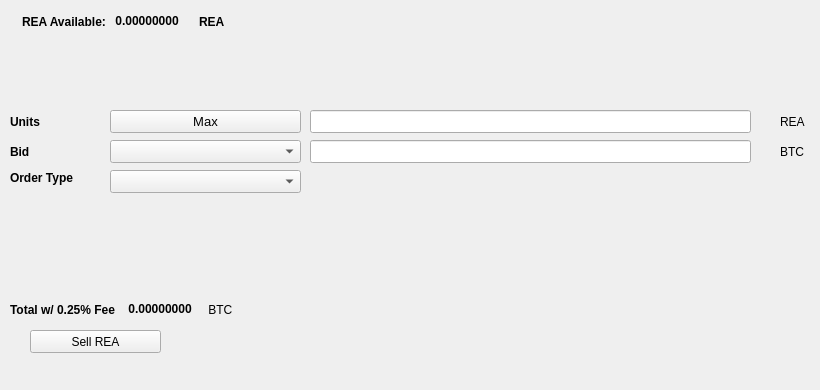
   <widget class="QWidget" name="SellTab">
    <attribute name="title">
     <string>Sell</string>
    </attribute>
    <widget class="QLabel" name="label_16">
     <property name="geometry">
      <rect>
       <x>780</x>
       <y>140</y>
       <width>31</width>
       <height>23</height>
      </rect>
     </property>
     <property name="text">
      <string>BTC</string>
     </property>
    </widget>
    <widget class="QComboBox" name="SellBidcomboBox">
     <property name="geometry">
      <rect>
       <x>110</x>
       <y>140</y>
       <width>191</width>
       <height>23</height>
      </rect>
     </property>
     <property name="font">
      <font>
       <pointsize>10</pointsize>
      </font>
     </property>
    </widget>
    <widget class="QLabel" name="label_18">
     <property name="geometry">
      <rect>
       <x>10</x>
       <y>110</y>
       <width>46</width>
       <height>23</height>
      </rect>
     </property>
     <property name="font">
      <font>
       <weight>75</weight>
       <bold>true</bold>
      </font>
     </property>
     <property name="text">
      <string>Units</string>
     </property>
    </widget>
    <widget class="QPushButton" name="Sell_Max_Amount">
     <property name="geometry">
      <rect>
       <x>110</x>
       <y>110</y>
       <width>191</width>
       <height>23</height>
      </rect>
     </property>
     <property name="font">
      <font>
       <pointsize>10</pointsize>
      </font>
     </property>
     <property name="text">
      <string>Max</string>
     </property>
    </widget>
    <widget class="QLabel" name="label_20">
     <property name="geometry">
      <rect>
       <x>10</x>
       <y>170</y>
       <width>91</width>
       <height>16</height>
      </rect>
     </property>
     <property name="font">
      <font>
       <weight>75</weight>
       <bold>true</bold>
      </font>
     </property>
     <property name="text">
      <string>Order Type</string>
     </property>
    </widget>
    <widget class="QComboBox" name="SellOrdertypeCombo">
     <property name="geometry">
      <rect>
       <x>110</x>
       <y>170</y>
       <width>191</width>
       <height>23</height>
      </rect>
     </property>
     <property name="font">
      <font>
       <pointsize>10</pointsize>
      </font>
     </property>
    </widget>
    <widget class="QLabel" name="label_21">
     <property name="geometry">
      <rect>
       <x>10</x>
       <y>140</y>
       <width>46</width>
       <height>23</height>
      </rect>
     </property>
     <property name="font">
      <font>
       <weight>75</weight>
       <bold>true</bold>
      </font>
     </property>
     <property name="text">
      <string>Bid</string>
     </property>
    </widget>
    <widget class="QLabel" name="label_22">
     <property name="geometry">
      <rect>
       <x>780</x>
       <y>110</y>
       <width>31</width>
       <height>23</height>
      </rect>
     </property>
     <property name="text">
      <string>REA</string>
     </property>
    </widget>
    <widget class="QLineEdit" name="UnitsInputREA">
     <property name="geometry">
      <rect>
       <x>310</x>
       <y>110</y>
       <width>441</width>
       <height>23</height>
      </rect>
     </property>
     <property name="font">
      <font>
       <pointsize>9</pointsize>
       <weight>75</weight>
       <bold>true</bold>
      </font>
     </property>
    </widget>
    <widget class="QLineEdit" name="SellBidPriceEdit">
     <property name="geometry">
      <rect>
       <x>310</x>
       <y>140</y>
       <width>441</width>
       <height>23</height>
      </rect>
     </property>
     <property name="font">
      <font>
       <pointsize>9</pointsize>
       <weight>75</weight>
       <bold>true</bold>
      </font>
     </property>
    </widget>
    <widget class="QPushButton" name="SellREABTN">
     <property name="geometry">
      <rect>
       <x>30</x>
       <y>330</y>
       <width>131</width>
       <height>23</height>
      </rect>
     </property>
     <property name="text">
      <string>Sell REA</string>
     </property>
     <property name="icon">
      <iconset resource="../rea">
       <normaloff>:/icons/bitcoin</normaloff>:/icons/bitcoin</iconset>
     </property>
    </widget>
    <widget class="QWidget" name="layoutWidget3">
     <property name="geometry">
      <rect>
       <x>22</x>
       <y>12</y>
       <width>258</width>
       <height>19</height>
      </rect>
     </property>
     <layout class="QHBoxLayout" name="horizontalLayout">
      <item>
       <widget class="QLabel" name="label232_2">
        <property name="font">
         <font>
          <weight>75</weight>
          <bold>true</bold>
         </font>
        </property>
        <property name="text">
         <string>REA Available:</string>
        </property>
       </widget>
      </item>
      <item>
       <widget class="QLabel" name="REAAvailableLabel">
        <property name="palette">
         <palette>
          <active>
           <colorrole role="WindowText">
            <brush brushstyle="SolidPattern">
             <color alpha="255">
              <red>0</red>
              <green>0</green>
              <blue>0</blue>
             </color>
            </brush>
           </colorrole>
           <colorrole role="Button">
            <brush brushstyle="SolidPattern">
             <color alpha="255">
              <red>0</red>
              <green>170</green>
              <blue>0</blue>
             </color>
            </brush>
           </colorrole>
           <colorrole role="Light">
            <brush brushstyle="SolidPattern">
             <color alpha="255">
              <red>0</red>
              <green>255</green>
              <blue>0</blue>
             </color>
            </brush>
           </colorrole>
           <colorrole role="Midlight">
            <brush brushstyle="SolidPattern">
             <color alpha="255">
              <red>0</red>
              <green>212</green>
              <blue>0</blue>
             </color>
            </brush>
           </colorrole>
           <colorrole role="Dark">
            <brush brushstyle="SolidPattern">
             <color alpha="255">
              <red>0</red>
              <green>85</green>
              <blue>0</blue>
             </color>
            </brush>
           </colorrole>
           <colorrole role="Mid">
            <brush brushstyle="SolidPattern">
             <color alpha="255">
              <red>0</red>
              <green>113</green>
              <blue>0</blue>
             </color>
            </brush>
           </colorrole>
           <colorrole role="Text">
            <brush brushstyle="SolidPattern">
             <color alpha="255">
              <red>0</red>
              <green>170</green>
              <blue>0</blue>
             </color>
            </brush>
           </colorrole>
           <colorrole role="BrightText">
            <brush brushstyle="SolidPattern">
             <color alpha="255">
              <red>255</red>
              <green>255</green>
              <blue>255</blue>
             </color>
            </brush>
           </colorrole>
           <colorrole role="ButtonText">
            <brush brushstyle="SolidPattern">
             <color alpha="255">
              <red>0</red>
              <green>0</green>
              <blue>0</blue>
             </color>
            </brush>
           </colorrole>
           <colorrole role="Base">
            <brush brushstyle="SolidPattern">
             <color alpha="255">
              <red>255</red>
              <green>255</green>
              <blue>255</blue>
             </color>
            </brush>
           </colorrole>
           <colorrole role="Window">
            <brush brushstyle="SolidPattern">
             <color alpha="255">
              <red>0</red>
              <green>170</green>
              <blue>0</blue>
             </color>
            </brush>
           </colorrole>
           <colorrole role="Shadow">
            <brush brushstyle="SolidPattern">
             <color alpha="255">
              <red>0</red>
              <green>0</green>
              <blue>0</blue>
             </color>
            </brush>
           </colorrole>
           <colorrole role="AlternateBase">
            <brush brushstyle="SolidPattern">
             <color alpha="255">
              <red>127</red>
              <green>212</green>
              <blue>127</blue>
             </color>
            </brush>
           </colorrole>
           <colorrole role="ToolTipBase">
            <brush brushstyle="SolidPattern">
             <color alpha="255">
              <red>255</red>
              <green>255</green>
              <blue>220</blue>
             </color>
            </brush>
           </colorrole>
           <colorrole role="ToolTipText">
            <brush brushstyle="SolidPattern">
             <color alpha="255">
              <red>0</red>
              <green>0</green>
              <blue>0</blue>
             </color>
            </brush>
           </colorrole>
          </active>
          <inactive>
           <colorrole role="WindowText">
            <brush brushstyle="SolidPattern">
             <color alpha="255">
              <red>0</red>
              <green>0</green>
              <blue>0</blue>
             </color>
            </brush>
           </colorrole>
           <colorrole role="Button">
            <brush brushstyle="SolidPattern">
             <color alpha="255">
              <red>0</red>
              <green>170</green>
              <blue>0</blue>
             </color>
            </brush>
           </colorrole>
           <colorrole role="Light">
            <brush brushstyle="SolidPattern">
             <color alpha="255">
              <red>0</red>
              <green>255</green>
              <blue>0</blue>
             </color>
            </brush>
           </colorrole>
           <colorrole role="Midlight">
            <brush brushstyle="SolidPattern">
             <color alpha="255">
              <red>0</red>
              <green>212</green>
              <blue>0</blue>
             </color>
            </brush>
           </colorrole>
           <colorrole role="Dark">
            <brush brushstyle="SolidPattern">
             <color alpha="255">
              <red>0</red>
              <green>85</green>
              <blue>0</blue>
             </color>
            </brush>
           </colorrole>
           <colorrole role="Mid">
            <brush brushstyle="SolidPattern">
             <color alpha="255">
              <red>0</red>
              <green>113</green>
              <blue>0</blue>
             </color>
            </brush>
           </colorrole>
           <colorrole role="Text">
            <brush brushstyle="SolidPattern">
             <color alpha="255">
              <red>0</red>
              <green>170</green>
              <blue>0</blue>
             </color>
            </brush>
           </colorrole>
           <colorrole role="BrightText">
            <brush brushstyle="SolidPattern">
             <color alpha="255">
              <red>255</red>
              <green>255</green>
              <blue>255</blue>
             </color>
            </brush>
           </colorrole>
           <colorrole role="ButtonText">
            <brush brushstyle="SolidPattern">
             <color alpha="255">
              <red>0</red>
              <green>0</green>
              <blue>0</blue>
             </color>
            </brush>
           </colorrole>
           <colorrole role="Base">
            <brush brushstyle="SolidPattern">
             <color alpha="255">
              <red>255</red>
              <green>255</green>
              <blue>255</blue>
             </color>
            </brush>
           </colorrole>
           <colorrole role="Window">
            <brush brushstyle="SolidPattern">
             <color alpha="255">
              <red>0</red>
              <green>170</green>
              <blue>0</blue>
             </color>
            </brush>
           </colorrole>
           <colorrole role="Shadow">
            <brush brushstyle="SolidPattern">
             <color alpha="255">
              <red>0</red>
              <green>0</green>
              <blue>0</blue>
             </color>
            </brush>
           </colorrole>
           <colorrole role="AlternateBase">
            <brush brushstyle="SolidPattern">
             <color alpha="255">
              <red>127</red>
              <green>212</green>
              <blue>127</blue>
             </color>
            </brush>
           </colorrole>
           <colorrole role="ToolTipBase">
            <brush brushstyle="SolidPattern">
             <color alpha="255">
              <red>255</red>
              <green>255</green>
              <blue>220</blue>
             </color>
            </brush>
           </colorrole>
           <colorrole role="ToolTipText">
            <brush brushstyle="SolidPattern">
             <color alpha="255">
              <red>0</red>
              <green>0</green>
              <blue>0</blue>
             </color>
            </brush>
           </colorrole>
          </inactive>
          <disabled>
           <colorrole role="WindowText">
            <brush brushstyle="SolidPattern">
             <color alpha="255">
              <red>0</red>
              <green>85</green>
              <blue>0</blue>
             </color>
            </brush>
           </colorrole>
           <colorrole role="Button">
            <brush brushstyle="SolidPattern">
             <color alpha="255">
              <red>0</red>
              <green>170</green>
              <blue>0</blue>
             </color>
            </brush>
           </colorrole>
           <colorrole role="Light">
            <brush brushstyle="SolidPattern">
             <color alpha="255">
              <red>0</red>
              <green>255</green>
              <blue>0</blue>
             </color>
            </brush>
           </colorrole>
           <colorrole role="Midlight">
            <brush brushstyle="SolidPattern">
             <color alpha="255">
              <red>0</red>
              <green>212</green>
              <blue>0</blue>
             </color>
            </brush>
           </colorrole>
           <colorrole role="Dark">
            <brush brushstyle="SolidPattern">
             <color alpha="255">
              <red>0</red>
              <green>85</green>
              <blue>0</blue>
             </color>
            </brush>
           </colorrole>
           <colorrole role="Mid">
            <brush brushstyle="SolidPattern">
             <color alpha="255">
              <red>0</red>
              <green>113</green>
              <blue>0</blue>
             </color>
            </brush>
           </colorrole>
           <colorrole role="Text">
            <brush brushstyle="SolidPattern">
             <color alpha="255">
              <red>0</red>
              <green>85</green>
              <blue>0</blue>
             </color>
            </brush>
           </colorrole>
           <colorrole role="BrightText">
            <brush brushstyle="SolidPattern">
             <color alpha="255">
              <red>255</red>
              <green>255</green>
              <blue>255</blue>
             </color>
            </brush>
           </colorrole>
           <colorrole role="ButtonText">
            <brush brushstyle="SolidPattern">
             <color alpha="255">
              <red>0</red>
              <green>85</green>
              <blue>0</blue>
             </color>
            </brush>
           </colorrole>
           <colorrole role="Base">
            <brush brushstyle="SolidPattern">
             <color alpha="255">
              <red>0</red>
              <green>170</green>
              <blue>0</blue>
             </color>
            </brush>
           </colorrole>
           <colorrole role="Window">
            <brush brushstyle="SolidPattern">
             <color alpha="255">
              <red>0</red>
              <green>170</green>
              <blue>0</blue>
             </color>
            </brush>
           </colorrole>
           <colorrole role="Shadow">
            <brush brushstyle="SolidPattern">
             <color alpha="255">
              <red>0</red>
              <green>0</green>
              <blue>0</blue>
             </color>
            </brush>
           </colorrole>
           <colorrole role="AlternateBase">
            <brush brushstyle="SolidPattern">
             <color alpha="255">
              <red>0</red>
              <green>170</green>
              <blue>0</blue>
             </color>
            </brush>
           </colorrole>
           <colorrole role="ToolTipBase">
            <brush brushstyle="SolidPattern">
             <color alpha="255">
              <red>255</red>
              <green>255</green>
              <blue>220</blue>
             </color>
            </brush>
           </colorrole>
           <colorrole role="ToolTipText">
            <brush brushstyle="SolidPattern">
             <color alpha="255">
              <red>0</red>
              <green>0</green>
              <blue>0</blue>
             </color>
            </brush>
           </colorrole>
          </disabled>
         </palette>
        </property>
        <property name="font">
         <font>
          <weight>75</weight>
          <bold>true</bold>
         </font>
        </property>
        <property name="text">
         <string> 0.00000000 </string>
        </property>
        <property name="textInteractionFlags">
         <set>Qt::LinksAccessibleByMouse|Qt::TextSelectableByKeyboard|Qt::TextSelectableByMouse</set>
        </property>
       </widget>
      </item>
      <item>
       <widget class="QLabel" name="labelREA">
        <property name="font">
         <font>
          <weight>75</weight>
          <bold>true</bold>
         </font>
        </property>
        <property name="text">
         <string>REA</string>
        </property>
       </widget>
      </item>
     </layout>
    </widget>
    <widget class="QWidget" name="layoutWidget">
     <property name="geometry">
      <rect>
       <x>10</x>
       <y>300</y>
       <width>268</width>
       <height>19</height>
      </rect>
     </property>
     <layout class="QHBoxLayout" name="horizontalLayout_2">
      <item>
       <widget class="QLabel" name="label_19">
        <property name="font">
         <font>
          <weight>75</weight>
          <bold>true</bold>
         </font>
        </property>
        <property name="text">
         <string>Total w/ 0.25% Fee </string>
        </property>
       </widget>
      </item>
      <item>
       <widget class="QLabel" name="SellCostLabel">
        <property name="palette">
         <palette>
          <active>
           <colorrole role="WindowText">
            <brush brushstyle="SolidPattern">
             <color alpha="255">
              <red>0</red>
              <green>0</green>
              <blue>0</blue>
             </color>
            </brush>
           </colorrole>
           <colorrole role="Button">
            <brush brushstyle="SolidPattern">
             <color alpha="255">
              <red>0</red>
              <green>170</green>
              <blue>0</blue>
             </color>
            </brush>
           </colorrole>
           <colorrole role="Light">
            <brush brushstyle="SolidPattern">
             <color alpha="255">
              <red>0</red>
              <green>255</green>
              <blue>0</blue>
             </color>
            </brush>
           </colorrole>
           <colorrole role="Midlight">
            <brush brushstyle="SolidPattern">
             <color alpha="255">
              <red>0</red>
              <green>212</green>
              <blue>0</blue>
             </color>
            </brush>
           </colorrole>
           <colorrole role="Dark">
            <brush brushstyle="SolidPattern">
             <color alpha="255">
              <red>0</red>
              <green>85</green>
              <blue>0</blue>
             </color>
            </brush>
           </colorrole>
           <colorrole role="Mid">
            <brush brushstyle="SolidPattern">
             <color alpha="255">
              <red>0</red>
              <green>113</green>
              <blue>0</blue>
             </color>
            </brush>
           </colorrole>
           <colorrole role="Text">
            <brush brushstyle="SolidPattern">
             <color alpha="255">
              <red>0</red>
              <green>170</green>
              <blue>0</blue>
             </color>
            </brush>
           </colorrole>
           <colorrole role="BrightText">
            <brush brushstyle="SolidPattern">
             <color alpha="255">
              <red>255</red>
              <green>255</green>
              <blue>255</blue>
             </color>
            </brush>
           </colorrole>
           <colorrole role="ButtonText">
            <brush brushstyle="SolidPattern">
             <color alpha="255">
              <red>0</red>
              <green>0</green>
              <blue>0</blue>
             </color>
            </brush>
           </colorrole>
           <colorrole role="Base">
            <brush brushstyle="SolidPattern">
             <color alpha="255">
              <red>255</red>
              <green>255</green>
              <blue>255</blue>
             </color>
            </brush>
           </colorrole>
           <colorrole role="Window">
            <brush brushstyle="SolidPattern">
             <color alpha="255">
              <red>0</red>
              <green>170</green>
              <blue>0</blue>
             </color>
            </brush>
           </colorrole>
           <colorrole role="Shadow">
            <brush brushstyle="SolidPattern">
             <color alpha="255">
              <red>0</red>
              <green>0</green>
              <blue>0</blue>
             </color>
            </brush>
           </colorrole>
           <colorrole role="AlternateBase">
            <brush brushstyle="SolidPattern">
             <color alpha="255">
              <red>127</red>
              <green>212</green>
              <blue>127</blue>
             </color>
            </brush>
           </colorrole>
           <colorrole role="ToolTipBase">
            <brush brushstyle="SolidPattern">
             <color alpha="255">
              <red>255</red>
              <green>255</green>
              <blue>220</blue>
             </color>
            </brush>
           </colorrole>
           <colorrole role="ToolTipText">
            <brush brushstyle="SolidPattern">
             <color alpha="255">
              <red>0</red>
              <green>0</green>
              <blue>0</blue>
             </color>
            </brush>
           </colorrole>
          </active>
          <inactive>
           <colorrole role="WindowText">
            <brush brushstyle="SolidPattern">
             <color alpha="255">
              <red>0</red>
              <green>0</green>
              <blue>0</blue>
             </color>
            </brush>
           </colorrole>
           <colorrole role="Button">
            <brush brushstyle="SolidPattern">
             <color alpha="255">
              <red>0</red>
              <green>170</green>
              <blue>0</blue>
             </color>
            </brush>
           </colorrole>
           <colorrole role="Light">
            <brush brushstyle="SolidPattern">
             <color alpha="255">
              <red>0</red>
              <green>255</green>
              <blue>0</blue>
             </color>
            </brush>
           </colorrole>
           <colorrole role="Midlight">
            <brush brushstyle="SolidPattern">
             <color alpha="255">
              <red>0</red>
              <green>212</green>
              <blue>0</blue>
             </color>
            </brush>
           </colorrole>
           <colorrole role="Dark">
            <brush brushstyle="SolidPattern">
             <color alpha="255">
              <red>0</red>
              <green>85</green>
              <blue>0</blue>
             </color>
            </brush>
           </colorrole>
           <colorrole role="Mid">
            <brush brushstyle="SolidPattern">
             <color alpha="255">
              <red>0</red>
              <green>113</green>
              <blue>0</blue>
             </color>
            </brush>
           </colorrole>
           <colorrole role="Text">
            <brush brushstyle="SolidPattern">
             <color alpha="255">
              <red>0</red>
              <green>170</green>
              <blue>0</blue>
             </color>
            </brush>
           </colorrole>
           <colorrole role="BrightText">
            <brush brushstyle="SolidPattern">
             <color alpha="255">
              <red>255</red>
              <green>255</green>
              <blue>255</blue>
             </color>
            </brush>
           </colorrole>
           <colorrole role="ButtonText">
            <brush brushstyle="SolidPattern">
             <color alpha="255">
              <red>0</red>
              <green>0</green>
              <blue>0</blue>
             </color>
            </brush>
           </colorrole>
           <colorrole role="Base">
            <brush brushstyle="SolidPattern">
             <color alpha="255">
              <red>255</red>
              <green>255</green>
              <blue>255</blue>
             </color>
            </brush>
           </colorrole>
           <colorrole role="Window">
            <brush brushstyle="SolidPattern">
             <color alpha="255">
              <red>0</red>
              <green>170</green>
              <blue>0</blue>
             </color>
            </brush>
           </colorrole>
           <colorrole role="Shadow">
            <brush brushstyle="SolidPattern">
             <color alpha="255">
              <red>0</red>
              <green>0</green>
              <blue>0</blue>
             </color>
            </brush>
           </colorrole>
           <colorrole role="AlternateBase">
            <brush brushstyle="SolidPattern">
             <color alpha="255">
              <red>127</red>
              <green>212</green>
              <blue>127</blue>
             </color>
            </brush>
           </colorrole>
           <colorrole role="ToolTipBase">
            <brush brushstyle="SolidPattern">
             <color alpha="255">
              <red>255</red>
              <green>255</green>
              <blue>220</blue>
             </color>
            </brush>
           </colorrole>
           <colorrole role="ToolTipText">
            <brush brushstyle="SolidPattern">
             <color alpha="255">
              <red>0</red>
              <green>0</green>
              <blue>0</blue>
             </color>
            </brush>
           </colorrole>
          </inactive>
          <disabled>
           <colorrole role="WindowText">
            <brush brushstyle="SolidPattern">
             <color alpha="255">
              <red>0</red>
              <green>85</green>
              <blue>0</blue>
             </color>
            </brush>
           </colorrole>
           <colorrole role="Button">
            <brush brushstyle="SolidPattern">
             <color alpha="255">
              <red>0</red>
              <green>170</green>
              <blue>0</blue>
             </color>
            </brush>
           </colorrole>
           <colorrole role="Light">
            <brush brushstyle="SolidPattern">
             <color alpha="255">
              <red>0</red>
              <green>255</green>
              <blue>0</blue>
             </color>
            </brush>
           </colorrole>
           <colorrole role="Midlight">
            <brush brushstyle="SolidPattern">
             <color alpha="255">
              <red>0</red>
              <green>212</green>
              <blue>0</blue>
             </color>
            </brush>
           </colorrole>
           <colorrole role="Dark">
            <brush brushstyle="SolidPattern">
             <color alpha="255">
              <red>0</red>
              <green>85</green>
              <blue>0</blue>
             </color>
            </brush>
           </colorrole>
           <colorrole role="Mid">
            <brush brushstyle="SolidPattern">
             <color alpha="255">
              <red>0</red>
              <green>113</green>
              <blue>0</blue>
             </color>
            </brush>
           </colorrole>
           <colorrole role="Text">
            <brush brushstyle="SolidPattern">
             <color alpha="255">
              <red>0</red>
              <green>85</green>
              <blue>0</blue>
             </color>
            </brush>
           </colorrole>
           <colorrole role="BrightText">
            <brush brushstyle="SolidPattern">
             <color alpha="255">
              <red>255</red>
              <green>255</green>
              <blue>255</blue>
             </color>
            </brush>
           </colorrole>
           <colorrole role="ButtonText">
            <brush brushstyle="SolidPattern">
             <color alpha="255">
              <red>0</red>
              <green>85</green>
              <blue>0</blue>
             </color>
            </brush>
           </colorrole>
           <colorrole role="Base">
            <brush brushstyle="SolidPattern">
             <color alpha="255">
              <red>0</red>
              <green>170</green>
              <blue>0</blue>
             </color>
            </brush>
           </colorrole>
           <colorrole role="Window">
            <brush brushstyle="SolidPattern">
             <color alpha="255">
              <red>0</red>
              <green>170</green>
              <blue>0</blue>
             </color>
            </brush>
           </colorrole>
           <colorrole role="Shadow">
            <brush brushstyle="SolidPattern">
             <color alpha="255">
              <red>0</red>
              <green>0</green>
              <blue>0</blue>
             </color>
            </brush>
           </colorrole>
           <colorrole role="AlternateBase">
            <brush brushstyle="SolidPattern">
             <color alpha="255">
              <red>0</red>
              <green>170</green>
              <blue>0</blue>
             </color>
            </brush>
           </colorrole>
           <colorrole role="ToolTipBase">
            <brush brushstyle="SolidPattern">
             <color alpha="255">
              <red>255</red>
              <green>255</green>
              <blue>220</blue>
             </color>
            </brush>
           </colorrole>
           <colorrole role="ToolTipText">
            <brush brushstyle="SolidPattern">
             <color alpha="255">
              <red>0</red>
              <green>0</green>
              <blue>0</blue>
             </color>
            </brush>
           </colorrole>
          </disabled>
         </palette>
        </property>
        <property name="font">
         <font>
          <weight>75</weight>
          <bold>true</bold>
         </font>
        </property>
        <property name="autoFillBackground">
         <bool>false</bool>
        </property>
        <property name="text">
         <string> 0.00000000</string>
        </property>
        <property name="textInteractionFlags">
         <set>Qt::LinksAccessibleByMouse|Qt::TextSelectableByMouse</set>
        </property>
       </widget>
      </item>
      <item>
       <widget class="QLabel" name="label_17">
        <property name="font">
         <font>
          <weight>50</weight>
          <bold>false</bold>
         </font>
        </property>
        <property name="text">
         <string> BTC</string>
        </property>
       </widget>
      </item>
     </layout>
    </widget>
    <widget class="QLabel" name="label_23">
     <property name="geometry">
      <rect>
       <x>460</x>
       <y>300</y>
       <width>281</width>
       <height>81</height>
      </rect>
     </property>
     <property name="text">
      <string/>
     </property>
     <property name="pixmap">
      <pixmap>:/images/bittrex</pixmap>
     </property>
    </widget>
   </widget>
